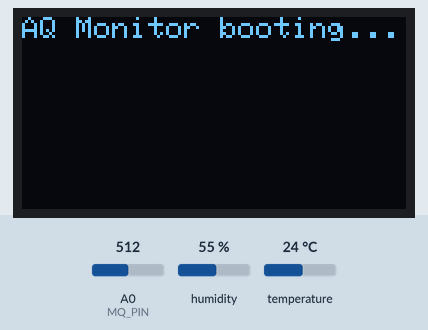
Recording of a sketch running on a simulated ESP8266 (NodeMCU). Parts: 128×64 one-colour display. The inputs (shaded band) are chosen by the test bench; at power-on: humidity 55 %, A0 (MQ_PIN) = 512, temperature 24 °C. What the sketch prints to the serial monitor is not drawn.

Above: at 0.2 s.
1.7 s: humidity set to 22 %
At 3.2 s:
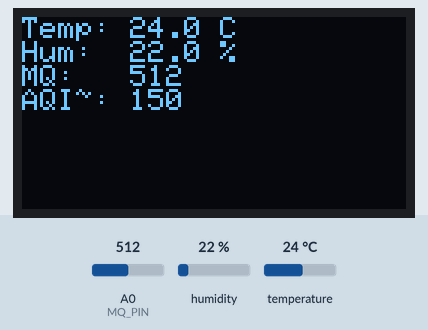
3.5 s: A0 (MQ_PIN) set to 490
At 4.7 s:
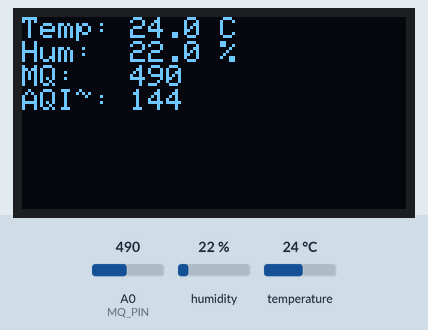
5.5 s: temperature set to 12 °C
At 6.4 s:
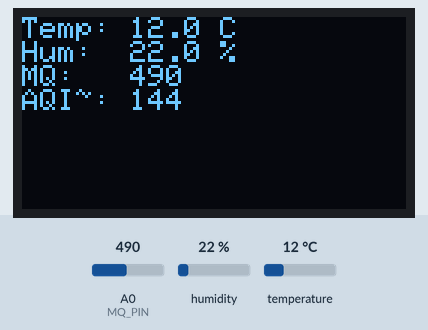
7.5 s: A0 (MQ_PIN) set to 510
At 9.2 s:
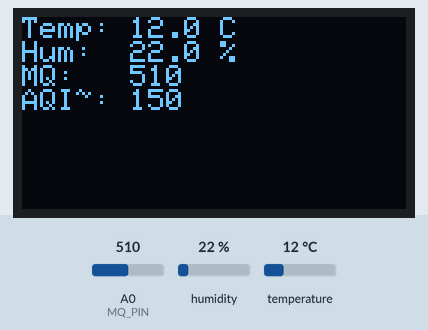
9.5 s: humidity set to 40 %
At 10.6 s:
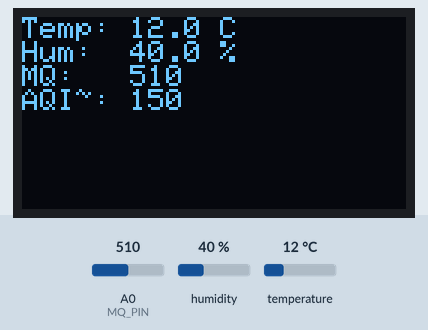
11.5 s: A0 (MQ_PIN) set to 306
At 13.4 s:
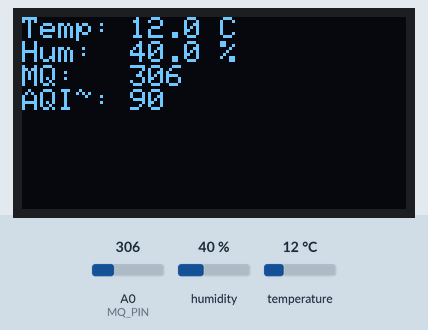
Timing chart, 0 to 14.5 s (numbered marks = the images above; inputs shaded):
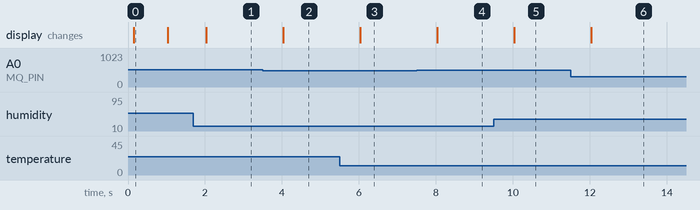

Measured:
- after the input at 1.7 s, the display: changes after 0.33 s (image 1)
- after the input at 3.5 s, the display: changes after 0.53 s (image 2)
- after the input at 5.5 s, the display: changes after 0.53 s (image 3)
- after the input at 7.5 s, the display: changes after 0.53 s (image 4)
- after the input at 9.5 s, the display: changes after 0.53 s (image 5)
- after the input at 11.5 s, the display: changes after 0.53 s (image 6)
- what the display in image 0 shows lasts 0.8 s, from 0.2 s to 1.0 s

The sketch:

arduino-air-quality-monitor.ino
```cpp
/*
  arduino-air-quality-monitor.ino
  IoT Air Quality Monitor (ESP8266)
  - MQ-135 gas sensor on A0
  - DHT22 on D2 (GPIO4)
  - OLED SSD1306 I2C (SDA=D2/SD1, SCL=D1/SCL) -- on NodeMCU SDA=D2, SCL=D1
  - ESP8266 creates WiFi Access Point "AQMonitor_xxxx"
  - Web server: http://192.168.4.1/ shows live page and /data provides JSON
  Notes: MQ-135 needs warm-up and calibration; see README for calibration steps.
*/

#include <ESP8266WiFi.h>
#include <ESP8266WebServer.h>
#include <Wire.h>
#include <Adafruit_GFX.h>
#include <Adafruit_SSD1306.h>
#include <DHT.h>

// ======= CONFIG =======
#define DHTPIN D2           // D2 (GPIO4) on NodeMCU
#define DHTTYPE DHT22

#define MQ_PIN A0           // Analog pin for MQ-135
#define OLED_RESET -1       // Reset pin not used
#define SCREEN_WIDTH 128
#define SCREEN_HEIGHT 64

const char *ap_ssid_prefix = "AQMonitor_";
const char *ap_password = "change_me01"; // optional (>=8 chars) or set to NULL for open AP
uint16_t ap_channel = 6;

// Sampling intervals
const unsigned long SENSOR_INTERVAL = 2000; // ms
const unsigned long OLED_UPDATE_INTERVAL = 1000;

// MQ-135 calibration constants (approximate; must be calibrated)
const float RLOAD = 10.0; // kilo-ohm load resistor used in divider (example 10k)
const float VREF = 3.3;   // ADC reference voltage (NodeMCU A0 maps 0-1V via divider on board -> value scaled already)
const float ADC_MAX = 1023.0;

// Basic mapping thresholds (very rough): lower is better air quality for MQ-135 raw -> map to AQI-like scale
// You should calibrate sensor in clean air to compute Ro and use gas curve for specific gases.
// This code uses relative values for demo.

// ======= OBJECTS =======
DHT dht(DHTPIN, DHTTYPE);
Adafruit_SSD1306 display(SCREEN_WIDTH, SCREEN_HEIGHT, &Wire, OLED_RESET);
ESP8266WebServer server(80);

// ======= STATE =======
unsigned long lastSensorMillis = 0;
unsigned long lastOLEDMillis = 0;

float lastTemp = NAN;
float lastHum  = NAN;
int lastMQRaw  = 0;
float lastGasIndex = 0.0;

// ======= FUNCTIONS =======
String ipToString(const IPAddress &ip) {
  return String(ip[0]) + "." + String(ip[1]) + "." + String(ip[2]) + "." + String(ip[3]);
}

void handleRoot();
void handleData();
void startAP();
float readMQ(); // returns raw ADC value (0-1023)
float computeGasIndex(int raw); // returns 0..500 AQI-like index (very rough)

void setup() {
  Serial.begin(115200);
  delay(100);
  Serial.println();
  Serial.println("=== Arduino Air Quality Monitor ===");

  // init sensors
  dht.begin();

  // OLED init
  if(!display.begin(SSD1306_SWITCHCAPVCC, 0x3C)) { // 0x3C is common I2C addr
    Serial.println("SSD1306 allocation failed");
    // proceed without display
  } else {
    display.clearDisplay();
    display.setTextSize(1);
    display.setTextColor(SSD1306_WHITE);
    display.setCursor(0,0);
    display.println("AQ Monitor booting...");
    display.display();
  }

  // Start WiFi AP
  startAP();

  // Setup web routes
  server.on("/", handleRoot);
  server.on("/data", handleData);
  server.begin();
  Serial.println("HTTP server started");

  // warm-up note
  Serial.println("Warm-up: allow MQ-135 to preheat (2-24 hours recommended depending on sensor)");
}

void loop() {
  server.handleClient();

  unsigned long now = millis();
  if (now - lastSensorMillis >= SENSOR_INTERVAL) {
    lastSensorMillis = now;
    // read sensors
    float t = dht.readTemperature();
    float h = dht.readHumidity();
    int mq = (int)readMQ();

    // handle possible read errors
    if (!isnan(t)) lastTemp = t;
    if (!isnan(h)) lastHum = h;
    lastMQRaw = mq;
    lastGasIndex = computeGasIndex(mq);

    Serial.printf("Temp: %.2f C, Hum: %.2f %%, MQraw: %d, GasIdx: %.1f\n", lastTemp, lastHum, lastMQRaw, lastGasIndex);
  }

  if (now - lastOLEDMillis >= OLED_UPDATE_INTERVAL) {
    lastOLEDMillis = now;
    // update display if available
    if (display.width() > 0) {
      display.clearDisplay();
      display.setTextSize(1);
      display.setCursor(0,0);
      display.printf("Temp: %.1f C\n", isnan(lastTemp) ? NAN : lastTemp);
      display.printf("Hum:  %.1f %%\n", isnan(lastHum) ? NAN : lastHum);
      display.printf("MQ:   %d\n", lastMQRaw);
      display.printf("AQI~: %.0f\n", lastGasIndex);
      display.display();
    }
  }
}

// ======== Web Server Handlers ========
void handleRoot() {
  // Simple dynamic HTML page with auto-refresh
  String html = "<!DOCTYPE html><html><head><meta charset='utf-8'><meta name='viewport' content='width=device-width,initial-scale=1'>";
  html += "<title>AQ Monitor</title>";
  html += "<style>body{font-family:Arial,Helvetica,sans-serif;padding:12px} .card{padding:10px;border-radius:8px;background:#f2f2f2;margin-bottom:8px}</style>";
  html += "<meta http-equiv='refresh' content='5'>";
  html += "</head><body>";
  html += "<h2>IoT Air Quality Monitor</h2>";
  html += "<div class='card'><b>Temperature:</b> ";
  html += isnan(lastTemp) ? "N/A" : String(lastTemp,1) + " °C";
  html += "</div>";
  html += "<div class='card'><b>Humidity:</b> ";
  html += isnan(lastHum) ? "N/A" : String(lastHum,1) + " %";
  html += "</div>";
  html += "<div class='card'><b>MQ-135 raw:</b> " + String(lastMQRaw) + "</div>";
  html += "<div class='card'><b>Estimated AQI-like index:</b> " + String(lastGasIndex,0) + " (lower better)</div>";
  html += "<p><a href='/data'>Get JSON</a></p>";
  html += "<p>Connect your phone to WiFi: <b>" + String(ap_ssid_prefix) + WiFi.softAPIP().toString() + "</b></p>";
  html += "</body></html>";
  server.send(200, "text/html", html);
}

void handleData() {
  String json = "{";
  json += "\"temperature\":" + (isnan(lastTemp) ? String("null") : String(lastTemp,2)) + ",";
  json += "\"humidity\":" + (isnan(lastHum) ? String("null") : String(lastHum,2)) + ",";
  json += "\"mq_raw\":" + String(lastMQRaw) + ",";
  json += "\"aq_index\":" + String(lastGasIndex,2) + ",";
  json += "\"time_ms\":" + String(millis());
  json += "}";
  server.send(200, "application/json", json);
}

// ======== Sensor helpers ========
float readMQ() {
  // On NodeMCU, A0 returns 0..1023 proportional to 0..1V input (board has divider)
  // MQ-135 raw ADC reading (0..1023)
  int raw = analogRead(MQ_PIN); // 0..1023
  return (float)raw;
}

float computeGasIndex(int raw) {
  // Very rough conversion to an AQI-like index 0..500
  // Calibrate baseline in clean air to determine Ro; here we'll make a relative mapping:
  // lower raw -> cleaner air (depending on wiring), but many MQ sensors increase resistance => lower raw
  // To be safe, create a mapping inversely so larger raw -> worse (user must calibrate)
  // We'll invert and scale:
  float normalized = raw / ADC_MAX; // 0..1
  float inverted = normalized; // keep same direction; user can invert if needed
  // map normalized (0..1) to index (0..300) roughly
  float idx = inverted * 300.0;
  // Clip
  if (idx < 0) idx = 0;
  if (idx > 500) idx = 500;
  return idx;
}

// ======== WiFi AP ========
void startAP() {
  // create a unique SSID using chip ID
  uint32_t id = ESP.getChipId();
  String ssid = String(ap_ssid_prefix) + String(id & 0xFFFF, HEX);
  Serial.printf("Starting AP: %s\n", ssid.c_str());
  WiFi.mode(WIFI_AP);
  // If password shorter than 8, AP will fail; allow open network by passing NULL
  if (strlen(ap_password) >= 8) {
    WiFi.softAP(ssid.c_str(), ap_password, ap_channel);
  } else {
    WiFi.softAP(ssid.c_str(), NULL, ap_channel);
  }
  IPAddress myIP = WiFi.softAPIP(); // default 192.168.4.1
  Serial.print("AP IP address: ");
  Serial.println(myIP);
}
```
